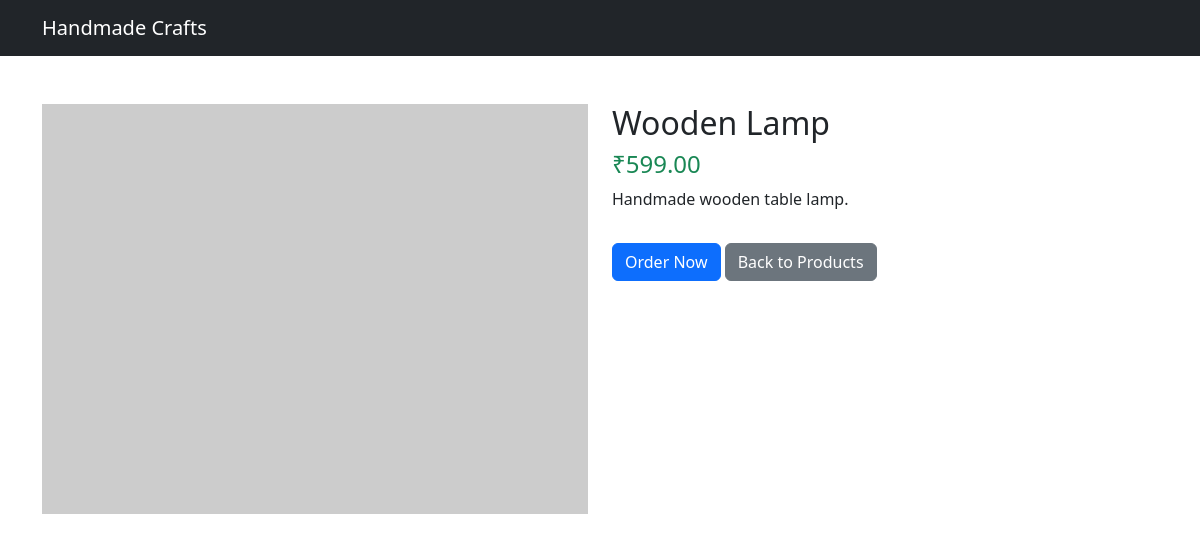
/product.php?id=2, run on the app's committed database.
### tables this page shows
CREATE TABLE `products` (
  `id` int(11) NOT NULL,
  `name` varchar(100) NOT NULL,
  `price` decimal(10,2) NOT NULL,
  `description` text NOT NULL,
  `created_at` timestamp NOT NULL DEFAULT current_timestamp(),
  `image` varchar(255) DEFAULT NULL
);

### public/product.php (the view, shortened to what this page needs)
<?php
require_once "../config/db.php";
$id = (int) $_GET['id'];
$sql = "SELECT * FROM products WHERE id = :id";
$stmt = $pdo->prepare($sql);
$stmt->bindParam(":id", $id, PDO::PARAM_INT);
$stmt->execute();
$product = $stmt->fetch(PDO::FETCH_ASSOC);
?>
<!DOCTYPE html>
<html lang="en">
<head>
    <link href="https://cdn.jsdelivr.net/npm/bootstrap@5.3.3/dist/css/bootstrap.min.css" rel="stylesheet">
</head>
<body>
<nav class="navbar navbar-expand-lg navbar-dark bg-dark">
    <div class="container">
        <a class="navbar-brand" href="index.php">Handmade Crafts</a>
    </div>
</nav>
<div class="container mt-5">
    <div class="row">
        <div class="col-md-6">
            <?php if ($product["image"]): ?>
                        <img src="../uploads/<?= htmlspecialchars($product["image"]) ?>" class="card-img-top" alt="Product Image">
                    <?php else: ?>
                        <img src="https://via.placeholder.com/400x300?text=No+Image" class="card-img-top" alt="No image">
                    <?php endif; ?>
        </div>
        <div class="col-md-6">
            <h2><?= htmlspecialchars($product['name']) ?></h2>
            <h4 class="text-success">₹<?= $product['price'] ?></h4>
            <p><?= nl2br(htmlspecialchars($product['description'])) ?></p>
            <a href="order.php?product_id=<?= $product['id'] ?>" class="btn btn-primary mt-3">Order Now</a>
            <a href="index.php" class="btn btn-secondary mt-3">Back to Products</a>
        </div>
    </div>
</div>
</body>
</html>

### data on the page
products: name "Wooden Lamp", price "599.00", description "Handmade wooden table lamp."
